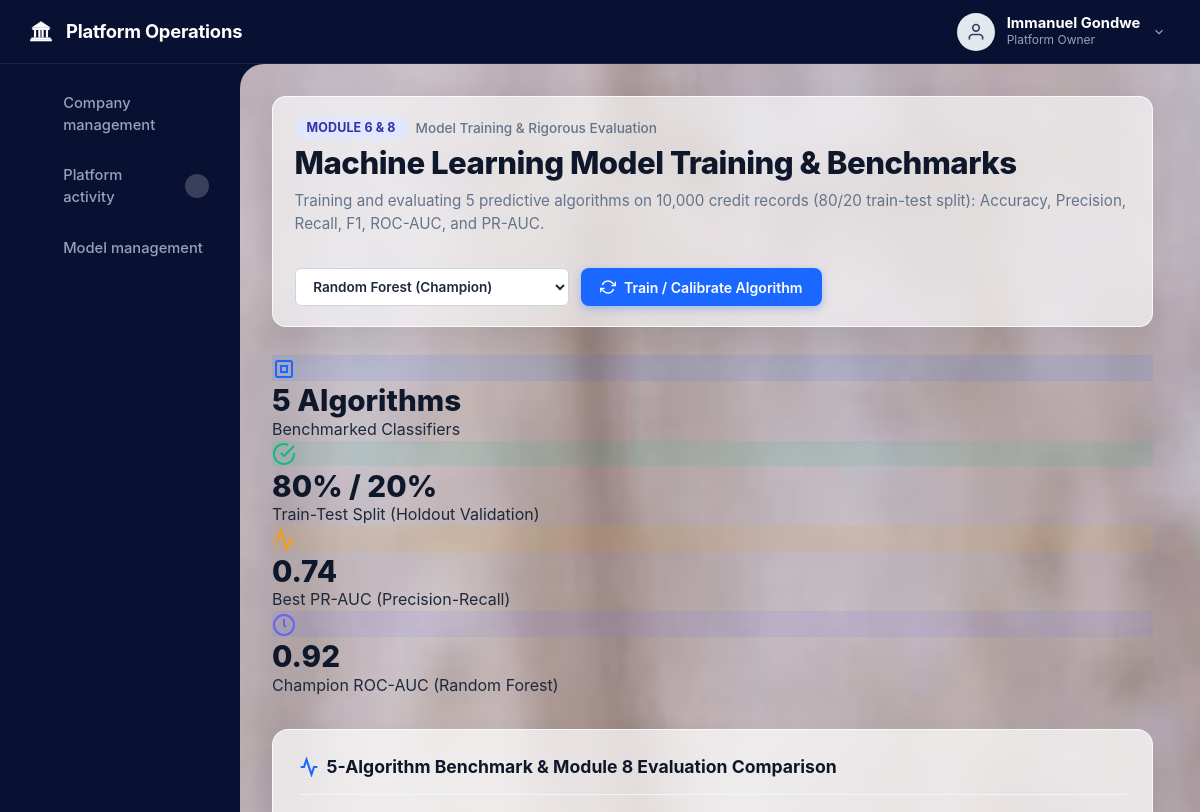
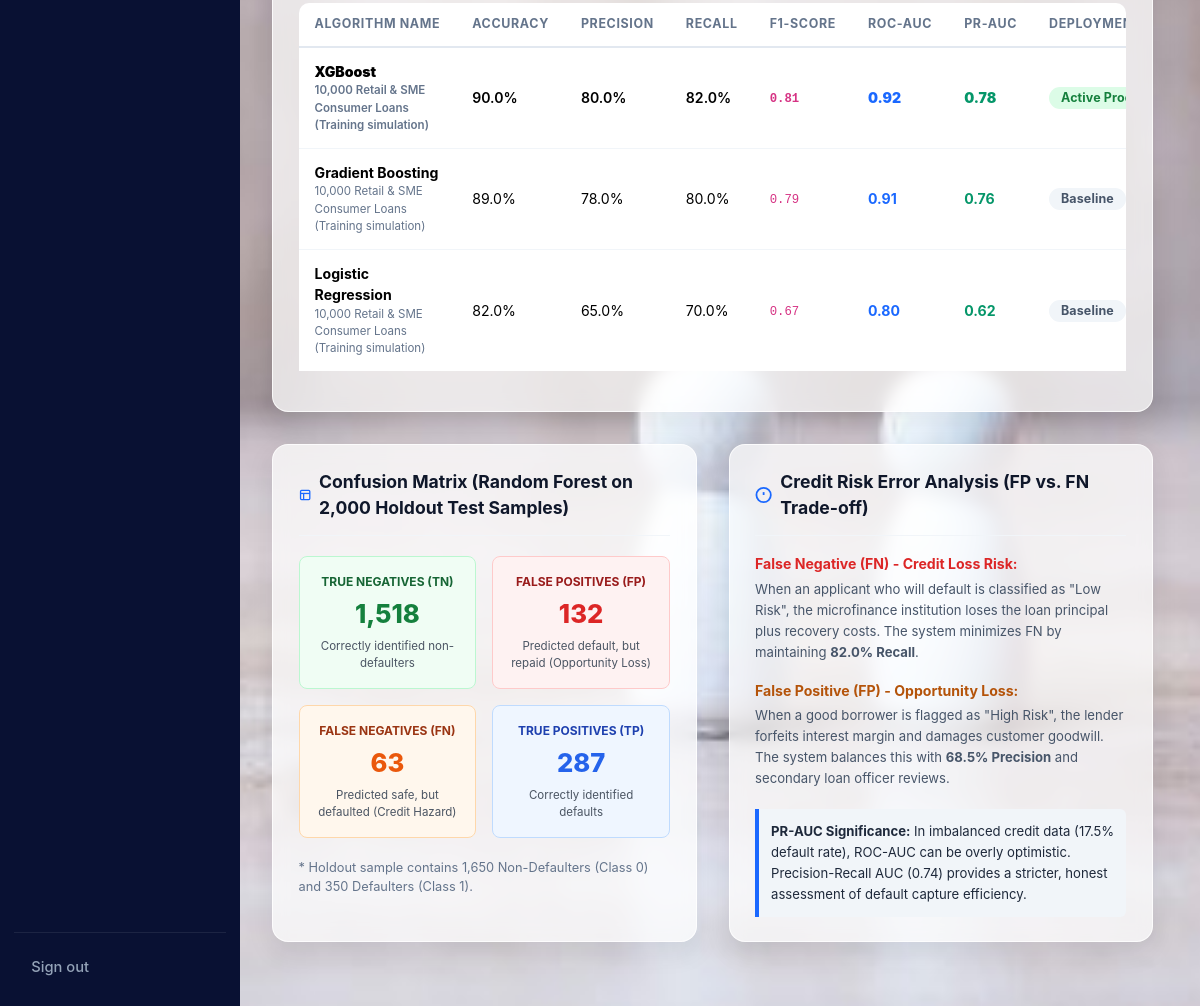
The app's page /model-training (signed in) with its own data (2 pictures, top to bottom).
### models.py (models this page shows, shortened)
class User(UserMixin, db.Model):
    __tablename__ = 'users'
    id = db.Column(db.Integer, primary_key=True)
    organization_id = db.Column(db.Integer, db.ForeignKey('organizations.id'), nullable=True) # Null for Platform Owner
    user_code = db.Column(db.String(20), unique=True, nullable=False) # e.g. USR-001
    name = db.Column(db.String(150), nullable=False)
    email = db.Column(db.String(150), unique=True, nullable=False)
    phone_number = db.Column(db.String(20), nullable=True)
    national_id = db.Column(db.String(30), unique=True, nullable=True)
    password = db.Column(db.String(255), nullable=False)
    role = db.Column(db.String(50), nullable=False, default='Loan Officer') # Platform Owner, Organization Administrator, Loan Officer, Manager, Auditor
    status = db.Column(db.String(20), nullable=False, default='Active') # Active, Inactive, Suspended
    created_at = db.Column(db.DateTime, default=utc_now)
    last_login = db.Column(db.DateTime, nullable=True)
    registered_applicants = db.relationship('Applicant', backref='registered_by_user', lazy=True)
    loan_applications = db.relationship('LoanApplication', backref='created_by_user', lazy=True)
    predictions = db.relationship('RiskPrediction', backref='assessed_by_user', lazy=True)
    decisions = db.relationship('LoanDecision', backref='decided_by_user', lazy=True)
    @property
    def is_platform_owner(self):
        return self.role == 'Platform Owner'

class ModelEvaluation(db.Model):
    __tablename__ = 'model_evaluations'
    id = db.Column(db.Integer, primary_key=True)
    model_name = db.Column(db.String(100), nullable=False) # Logistic Regression, Decision Tree, Random Forest, XGBoost
    accuracy = db.Column(db.Float, nullable=False) # e.g. 0.90
    precision = db.Column(db.Float, nullable=False) # e.g. 0.80
    recall = db.Column(db.Float, nullable=False) # e.g. 0.82
    f1_score = db.Column(db.Float, nullable=False) # e.g. 0.81
    roc_auc = db.Column(db.Float, nullable=False) # e.g. 0.92
    pr_auc = db.Column(db.Float, nullable=True, default=0.74) # Precision-Recall AUC (Module 8)
    status = db.Column(db.String(50), default='Evaluated') # Active Production, Candidate, Baseline
    dataset_summary = db.Column(db.String(255), default='10,000 Retail & SME Consumer Loans')
    evaluation_date = db.Column(db.DateTime, default=utc_now)

### main.py (the view)
@main.route('/model-training')
@login_required
def model_training():
    evals = ModelEvaluation.query.order_by(ModelEvaluation.roc_auc.desc()).all()
    models_benchmark = model_trainer.get_all_models_benchmark()
    return render_template('model_training.html',
                           active_page='model_training',
                           evals=evals,
                           models_benchmark=models_benchmark)

### templates/model_training.html (shortened to what this page needs)
{% extends "base.html" %}
{% block content %}
<div class="dashboard-viewport">
  {% include 'header.html' %}
  <div class="dashboard-body-container">
    {% include 'sidebar.html' %}
    <main class="dashboard-main-content">
      <div class="workspace-header-row">
        <div>
          <div style="display: flex; align-items: center; gap: 0.5rem; margin-bottom: 0.35rem;">
            <span class="badge" style="background: #e0e7ff; color: #3730a3; font-weight: 700;">MODULE 6 &amp; 8</span>
            <span style="font-size: 0.85rem; color: #64748b; font-weight: 500;">Model Training &amp; Rigorous Evaluation</span>
          </div>
          <h1 class="welcome-heading">Machine Learning Model Training &amp; Benchmarks</h1>
          <p class="welcome-subtext">Training and evaluating 5 predictive algorithms on 10,000 credit records (80/20 train-test split): Accuracy, Precision, Recall, F1, ROC-AUC, and PR-AUC.</p>
        </div>
        <form action="{{ url_for('main.run_model_training') }}" method="POST" style="display: flex; align-items: center; gap: 0.75rem;">
          <select name="algorithm" style="padding: 0.55rem 0.85rem; border-radius: 6px; border: 1px solid #cbd5e1; font-size: 0.85rem; background: #fff; font-weight: 600; color: #1e293b;">
            <option value="Random Forest">Random Forest (Champion)</option>
          </select>
          <button type="submit" class="btn btn-primary" style="display: inline-flex; align-items: center; gap: 0.5rem;">
            <svg width="16" height="16" viewBox="0 0 24 24" fill="none" stroke="currentColor" stroke-width="2"><polyline points="23 4 23 10 17 10"></polyline><polyline points="1 20 1 14 7 14"></polyline><path d="M3.51 9a9 9 0 0 1 14.85-3.36L23 10M1 14l4.64 4.36A9 9 0 0 0 20.49 15"></path></svg>
            Train / Calibrate Algorithm
          </button>
        </form>
      </div>
      <div class="stat-cards-grid" style="grid-template-columns: repeat(auto-fit, minmax(220px, 1fr)); margin-bottom: 2rem;">
        <div class="stat-card">
          <div class="stat-icon-wrapper" style="background: rgba(26, 104, 255, 0.1); color: #1a68ff;">
            <svg width="24" height="24" viewBox="0 0 24 24" fill="none" stroke="currentColor" stroke-width="2"><rect x="4" y="4" width="16" height="16" rx="2" ry="2"></rect><rect x="9" y="9" width="6" height="6"></rect></svg>
          </div>
          <div>
            <div class="stat-value">5 Algorithms</div>
            <div class="stat-label">Benchmarked Classifiers</div>
          </div>
        </div>
        <div class="stat-card">
          <div class="stat-icon-wrapper" style="background: rgba(16, 185, 129, 0.1); color: #10b981;">
            <svg width="24" height="24" viewBox="0 0 24 24" fill="none" stroke="currentColor" stroke-width="2"><path d="M22 11.08V12a10 10 0 1 1-5.93-9.14"></path><polyline points="22 4 12 14.01 9 11.01"></polyline></svg>
          </div>
          <div>
            <div class="stat-value">80% / 20%</div>
            <div class="stat-label">Train-Test Split (Holdout Validation)</div>
          </div>
        </div>
        <div class="stat-card">
          <div class="stat-icon-wrapper" style="background: rgba(245, 158, 11, 0.1); color: #f59e0b;">
            <svg width="24" height="24" viewBox="0 0 24 24" fill="none" stroke="currentColor" stroke-width="2"><polyline points="22 12 18 12 15 21 9 3 6 12 2 12"></polyline></svg>
          </div>
          <div>
            <div class="stat-value">0.74</div>
            <div class="stat-label">Best PR-AUC (Precision-Recall)</div>
          </div>
        </div>
        <div class="stat-card">
          <div class="stat-icon-wrapper" style="background: rgba(99, 102, 241, 0.1); color: #6366f1;">
            <svg width="24" height="24" viewBox="0 0 24 24" fill="none" stroke="currentColor" stroke-width="2"><circle cx="12" cy="12" r="10"></circle><polyline points="12 6 12 12 14 14"></polyline></svg>
          </div>
          <div>
            <div class="stat-value">0.92</div>
            <div class="stat-label">Champion ROC-AUC (Random Forest)</div>
          </div>
        </div>
      </div>
      <div class="chart-card-box" style="margin-bottom: 2rem;">
        <div class="chart-box-header" style="border-bottom: 1px solid #f1f5f9; padding-bottom: 0.85rem; margin-bottom: 1.25rem;">
          <svg width="20" height="20" viewBox="0 0 24 24" fill="none" stroke="#1a68ff" stroke-width="2.5"><polyline points="22 12 18 12 15 21 9 3 6 12 2 12"></polyline></svg>
          <span>5-Algorithm Benchmark &amp; Module 8 Evaluation Comparison</span>
        </div>
        <div class="table-responsive">
          <table class="table">
            <thead>
              <tr>
                <th>Algorithm Name</th>
                <th>Accuracy</th>
                <th>Precision</th>
                <th>Recall</th>
                <th>F1-Score</th>
                <th>ROC-AUC</th>
                <th>PR-AUC</th>
                <th>Deployment Status</th>
              </tr>
            </thead>
            <tbody>
              {% for ev in evals %}
              <tr {% if 'Active' in ev.status %}style="background: #f0fdf4; font-weight: 600;"{% endif %}>
                <td>
                  <strong>{{ ev.model_name }}</strong>
                  <div style="font-size: 0.72rem; color: #64748b;">{{ ev.dataset_summary }}</div>
                </td>
                <td>{{ "%.1f" | format(ev.accuracy * 100) }}%</td>
                <td>{{ "%.1f" | format(ev.precision * 100) }}%</td>
                <td>{{ "%.1f" | format(ev.recall * 100) }}%</td>
                <td><code>{{ "%.2f" | format(ev.f1_score) }}</code></td>
                <td><strong style="color: #1a68ff;">{{ "%.2f" | format(ev.roc_auc) }}</strong></td>
                <td><strong style="color: #059669;">{{ "%.2f" | format(ev.pr_auc | default(0.70)) }}</strong></td>
                <td>
                  {% if 'Active' in ev.status %}
                  <span class="badge badge-low" style="background:#dcfce7; color:#15803d;">Active Production</span>
                  {% elif 'Candidate' in ev.status %}
                  <span class="badge badge-medium" style="background:#e0e7ff; color:#3730a3;">Candidate</span>
                  {% else %}
                  <span class="badge" style="background:#f1f5f9; color:#475569;">Baseline</span>
                  {% endif %}
                </td>
              </tr>
              {% endfor %}
            </tbody>
          </table>
        </div>
      </div>
      <div style="display: grid; grid-template-columns: 1fr 1fr; gap: 2rem; margin-bottom: 2rem;">
        <div class="chart-card-box">
          <div class="chart-box-header" style="border-bottom: 1px solid #f1f5f9; padding-bottom: 0.85rem; margin-bottom: 1.25rem;">
            <svg width="20" height="20" viewBox="0 0 24 24" fill="none" stroke="#1a68ff" stroke-width="2.5"><rect x="3" y="3" width="18" height="18" rx="2" ry="2"></rect><line x1="3" y1="9" x2="21" y2="9"></line><line x1="9" y1="21" x2="9" y2="9"></line></svg>
            <span>Confusion Matrix (Random Forest on 2,000 Holdout Test Samples)</span>
          </div>
          <div style="display: grid; grid-template-columns: 1fr 1fr; gap: 1rem; margin-bottom: 1.25rem;">
            <div style="background: #f0fdf4; border: 1px solid #bbf7d0; border-radius: 8px; padding: 1rem; text-align: center;">
              <div style="font-size: 0.75rem; font-weight: 700; color: #166534; text-transform: uppercase;">True Negatives (TN)</div>
              <div style="font-size: 1.6rem; font-weight: 800; color: #15803d; margin: 0.25rem 0;">1,518</div>
              <div style="font-size: 0.72rem; color: #4b5563;">Correctly identified non-defaulters</div>
            </div>
            <div style="background: #fef2f2; border: 1px solid #fecaca; border-radius: 8px; padding: 1rem; text-align: center;">
              <div style="font-size: 0.75rem; font-weight: 700; color: #991b1b; text-transform: uppercase;">False Positives (FP)</div>
              <div style="font-size: 1.6rem; font-weight: 800; color: #dc2626; margin: 0.25rem 0;">132</div>
              <div style="font-size: 0.72rem; color: #4b5563;">Predicted default, but repaid (Opportunity Loss)</div>
            </div>
            <div style="background: #fff7ed; border: 1px solid #fed7aa; border-radius: 8px; padding: 1rem; text-align: center;">
              <div style="font-size: 0.75rem; font-weight: 700; color: #9a3412; text-transform: uppercase;">False Negatives (FN)</div>
              <div style="font-size: 1.6rem; font-weight: 800; color: #ea580c; margin: 0.25rem 0;">63</div>
              <div style="font-size: 0.72rem; color: #4b5563;">Predicted safe, but defaulted (Credit Hazard)</div>
            </div>
            <div style="background: #eff6ff; border: 1px solid #bfdbfe; border-radius: 8px; padding: 1rem; text-align: center;">
              <div style="font-size: 0.75rem; font-weight: 700; color: #1e40af; text-transform: uppercase;">True Positives (TP)</div>
              <div style="font-size: 1.6rem; font-weight: 800; color: #2563eb; margin: 0.25rem 0;">287</div>
              <div style="font-size: 0.72rem; color: #4b5563;">Correctly identified defaults</div>
            </div>
          </div>
          <div style="font-size: 0.8rem; color: #64748b; line-height: 1.5;">
            * Holdout sample contains 1,650 Non-Defaulters (Class 0) and 350 Defaulters (Class 1).
          </div>
        </div>
        <div class="chart-card-box">
          <div class="chart-box-header" style="border-bottom: 1px solid #f1f5f9; padding-bottom: 0.85rem; margin-bottom: 1.25rem;">
            <svg width="20" height="20" viewBox="0 0 24 24" fill="none" stroke="#1a68ff" stroke-width="2.5"><circle cx="12" cy="12" r="10"></circle><line x1="12" y1="8" x2="12" y2="12"></line><line x1="12" y1="16" x2="12.01" y2="16"></line></svg>
            <span>Credit Risk Error Analysis (FP vs. FN Trade-off)</span>
          </div>
          <div style="font-size: 0.88rem; color: #475569; line-height: 1.6;">
            <div style="margin-bottom: 1.25rem;">
              <h4 style="font-size: 0.88rem; font-weight: 700; color: #dc2626; margin-bottom: 0.35rem;">
                False Negative (FN) - Credit Loss Risk:
              </h4>
              <p style="margin: 0; font-size: 0.82rem;">
                When an applicant who will default is classified as "Low Risk", the microfinance institution loses the loan principal plus recovery costs. The system minimizes FN by maintaining <strong>82.0% Recall</strong>.
              </p>
            </div>
            <div style="margin-bottom: 1.25rem;">
              <h4 style="font-size: 0.88rem; font-weight: 700; color: #b45309; margin-bottom: 0.35rem;">
                False Positive (FP) - Opportunity Loss:
              </h4>
              <p style="margin: 0; font-size: 0.82rem;">
                When a good borrower is flagged as "High Risk", the lender forfeits interest margin and damages customer goodwill. The system balances this with <strong>68.5% Precision</strong> and secondary loan officer reviews.
              </p>
            </div>
            <div style="background: #f1f5f9; border-left: 4px solid #1a68ff; padding: 0.75rem; border-radius: 0 6px 6px 0; font-size: 0.82rem; color: #1e293b;">
              <strong>PR-AUC Significance:</strong> In imbalanced credit data (17.5% default rate), ROC-AUC can be overly optimistic. Precision-Recall AUC (0.74) provides a stricter, honest assessment of default capture efficiency.
            </div>
          </div>
        </div>
      </div>
    </main>
  </div>
</div>
{% endblock %}

### templates/header.html (shortened to what this page needs)
<header class="dashboard-topbar">
  <div class="topbar-brand">
    <a href="{{ url_for('main.platform_admin' if current_user.is_platform_owner else 'main.profile') }}" style="display: flex; align-items: center; gap: 0.75rem; color: #ffffff;">
      <span>{{ current_user.organization.name if current_user.organization else 'Platform Operations' }}</span>
    </a>
  </div>
  <div class="topbar-right">
    <a href="{{ url_for('main.view_profile') }}" class="user-profile-menu" aria-label="View profile for {{ current_user.name }}" title="View profile">
      <div class="user-avatar-circle">
        <svg width="20" height="20" viewBox="0 0 24 24" fill="none" stroke="currentColor" stroke-width="2"><path d="M20 21v-2a4 4 0 0 0-4-4H8a4 4 0 0 0-4 4v2"></path><circle cx="12" cy="7" r="4"></circle></svg>
      </div>
      <div class="user-text-info">
        <div class="user-name-title">{{ current_user.name }}</div>
        <div class="user-role-subtitle">{{ current_user.role }}</div>
      </div>
      <svg width="14" height="14" viewBox="0 0 24 24" fill="none" stroke="#94a3b8" stroke-width="2"><polyline points="6 9 12 15 18 9"></polyline></svg>
    </a>
  </div>
</header>

### records on screen
User: name "Immanuel Gondwe", role "Platform Owner"
ModelEvaluation: model_name "XGBoost", dataset_summary "10,000 Retail & SME Consumer Loans (Training simulation)", ev.accuracy*100 "90.0", ev.precision*100 "80.0", ev.recall*100 "82.0", f1_score "0.81", roc_auc "0.92", pr_auc "0.78", shows "Active…"
ModelEvaluation: model_name "Gradient Boosting", dataset_summary "10,000 Retail & SME Consumer Loans (Training simulation)", ev.accuracy*100 "89.0", ev.precision*100 "78.0", ev.recall*100 "80.0", f1_score "0.79", roc_auc "0.91", pr_auc "0.76", status "Baseline"
ModelEvaluation: model_name "Logistic Regression", dataset_summary "10,000 Retail & SME Consumer Loans (Training simulation)", ev.accuracy*100 "82.0", ev.precision*100 "65.0", ev.recall*100 "70.0", f1_score "0.67", roc_auc "0.80", pr_auc "0.62", status "Baseline"
